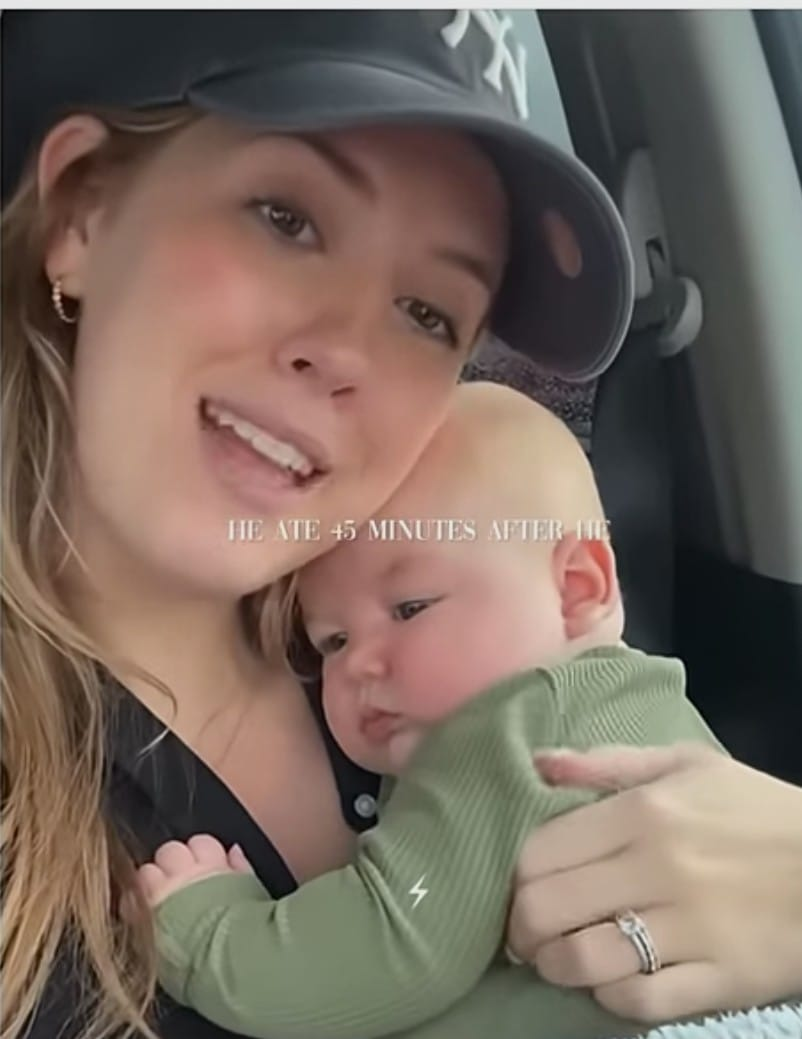
#> input picture day5/cuteasf.jpg, 802 x 1039 px
$ python color_conversion.py
#> lines starting #> are read from the running program, lines starting #| are printed output that depends on the picture
import cv2


img = cv2.imread("cuteasf.jpg")
#> img is the input picture: shape (1039, 802, 3); mean B, G, R 94.6, 104.5, 119.4

if img is None:
    print("Image not found.")
    exit()


gray = cv2.cvtColor(img, cv2.COLOR_BGR2GRAY)
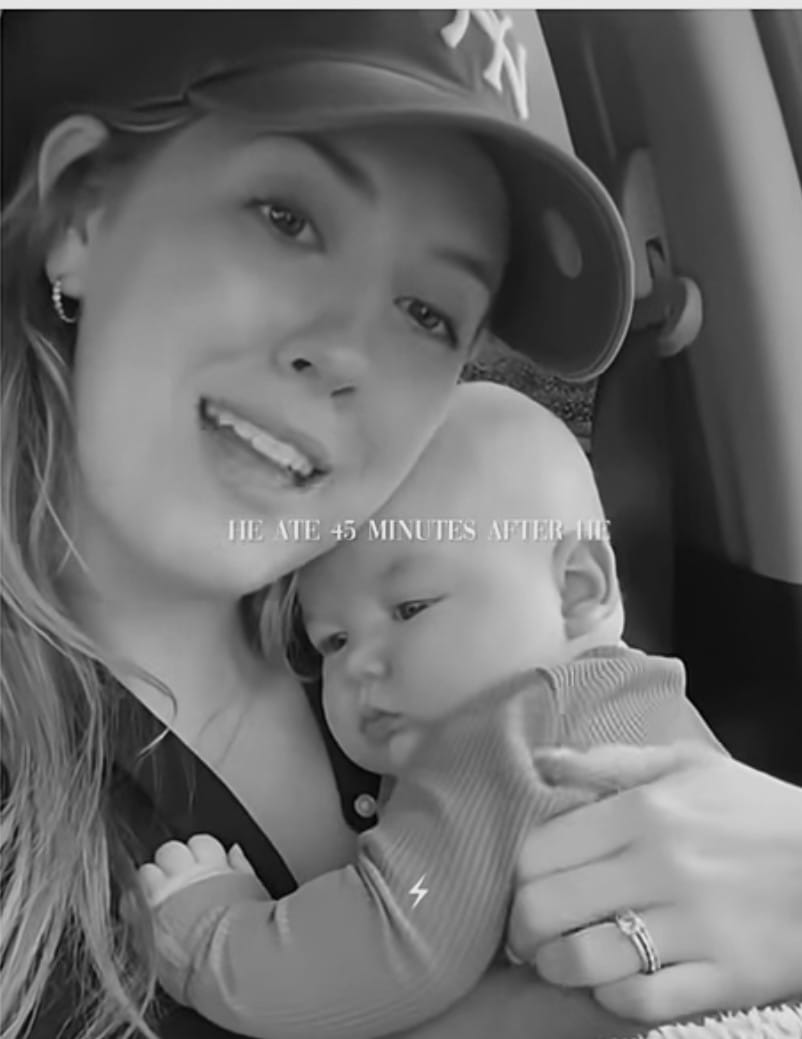
#> gray: shape (1039, 802); min 0, max 239, mean 107.9


hsv = cv2.cvtColor(img, cv2.COLOR_BGR2HSV)
#> hsv: shape (1039, 802, 3); mean H, S, V 43.7, 62.6, 123


lab = cv2.cvtColor(img, cv2.COLOR_BGR2LAB)
#> lab: shape (1039, 802, 3); mean of channels 0, 1, 2 113.9, 132.4, 135.7


cv2.imshow("Original Image", img)
cv2.imshow("Grayscale Image", gray)
cv2.imshow("HSV Image", hsv)
cv2.imshow("LAB Image", lab)

cv2.waitKey(0)
cv2.destroyAllWindows()
